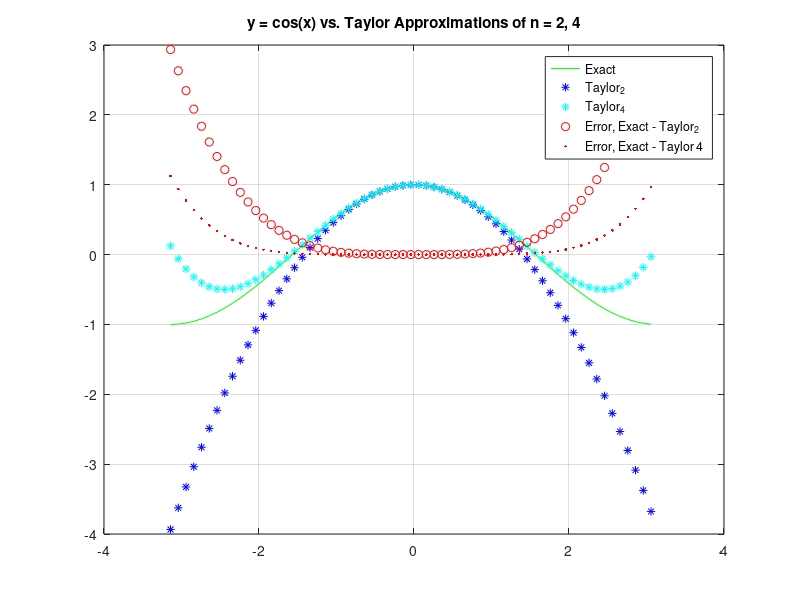

Here is the MATLAB script that generated this plot:
% Problem 1, HW 1
% Roxanne Lutz
% 9/2/25
% MATH375
clc, clearvars
close all

h = 0.1; % domain spacing of 0.1
x = [-pi:h:pi]; % domain [-pi, pi]

y_exact = cos(x); % exact cos(x) function
y_taylor2 = 1 - (1/2)*(x.^2); % taylor approx, n = 2

figure(1); % init the figure

% --------------------------------------
% plot part (a):
% plot exact y and taylor approximation
% --------------------------------------

plot(x, y_exact, 'g-'); hold on;
plot(x, y_taylor2, 'b*'); hold on;

% --------------------------------------
% plot part (b):
% plot taylor approximation of n = 4
% --------------------------------------

y_taylor4 = y_taylor2 + (1/24)*(x.^4);

plot(x, y_taylor4, 'c*'); hold on;

% --------------------------------------
% plot part (c)
% plot absolute errors e_2 and e_4
% --------------------------------------

% formula for absolute/actual error: |f(x) - P_n(x)|
e_2 = abs(y_exact - y_taylor2);
e_4 = abs(y_exact - y_taylor4);

plot(x, e_2, 'ro', x, e_4, 'r.'); hold on;

% some coherency for analyzing

legend( ...
    'Exact', ...
    'Taylor_2', ...
    'Taylor_4', ...
    'Error, Exact - Taylor_2', ...
    'Error, Exact - Taylor_ 4');
title('y = cos(x) vs. Taylor Approximations of n = 2, 4');
grid on;
